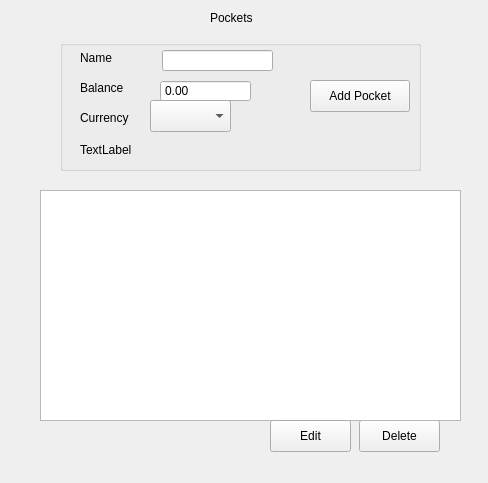
<?xml version="1.0" encoding="UTF-8"?>
<ui version="4.0">
 <class>PocketsWidget</class>
 <widget class="QWidget" name="PocketsWidget">
  <property name="geometry">
   <rect>
    <x>0</x>
    <y>0</y>
    <width>488</width>
    <height>483</height>
   </rect>
  </property>
  <property name="windowTitle">
   <string>Form</string>
  </property>
  <widget class="QLabel" name="label">
   <property name="geometry">
    <rect>
     <x>210</x>
     <y>10</y>
     <width>60</width>
     <height>16</height>
    </rect>
   </property>
   <property name="text">
    <string>Pockets</string>
   </property>
  </widget>
  <widget class="QPushButton" name="deleteButton">
   <property name="geometry">
    <rect>
     <x>359</x>
     <y>420</y>
     <width>81</width>
     <height>32</height>
    </rect>
   </property>
   <property name="text">
    <string>Delete</string>
   </property>
  </widget>
  <widget class="QTableWidget" name="pocketsTable">
   <property name="geometry">
    <rect>
     <x>40</x>
     <y>190</y>
     <width>421</width>
     <height>231</height>
    </rect>
   </property>
  </widget>
  <widget class="QPushButton" name="editButton">
   <property name="geometry">
    <rect>
     <x>270</x>
     <y>420</y>
     <width>81</width>
     <height>32</height>
    </rect>
   </property>
   <property name="text">
    <string>Edit</string>
   </property>
  </widget>
  <widget class="QGroupBox" name="groupBox">
   <property name="geometry">
    <rect>
     <x>60</x>
     <y>40</y>
     <width>361</width>
     <height>131</height>
    </rect>
   </property>
   <property name="title">
    <string/>
   </property>
   <widget class="QPushButton" name="addButton">
    <property name="geometry">
     <rect>
      <x>250</x>
      <y>40</y>
      <width>100</width>
      <height>32</height>
     </rect>
    </property>
    <property name="text">
     <string>Add Pocket</string>
    </property>
   </widget>
   <widget class="QComboBox" name="currencySelect">
    <property name="geometry">
     <rect>
      <x>90</x>
      <y>60</y>
      <width>81</width>
      <height>32</height>
     </rect>
    </property>
   </widget>
   <widget class="QLabel" name="label_4">
    <property name="geometry">
     <rect>
      <x>20</x>
      <y>70</y>
      <width>61</width>
      <height>16</height>
     </rect>
    </property>
    <property name="text">
     <string>Currency</string>
    </property>
   </widget>
   <widget class="QLabel" name="label_3">
    <property name="geometry">
     <rect>
      <x>20</x>
      <y>40</y>
      <width>58</width>
      <height>16</height>
     </rect>
    </property>
    <property name="text">
     <string>Balance</string>
    </property>
   </widget>
   <widget class="QLineEdit" name="nameInput">
    <property name="geometry">
     <rect>
      <x>102</x>
      <y>10</y>
      <width>111</width>
      <height>21</height>
     </rect>
    </property>
   </widget>
   <widget class="QDoubleSpinBox" name="balanceInput">
    <property name="geometry">
     <rect>
      <x>100</x>
      <y>40</y>
      <width>91</width>
      <height>22</height>
     </rect>
    </property>
    <property name="buttonSymbols">
     <enum>QAbstractSpinBox::ButtonSymbols::NoButtons</enum>
    </property>
   </widget>
   <widget class="QLabel" name="label_2">
    <property name="geometry">
     <rect>
      <x>20</x>
      <y>10</y>
      <width>58</width>
      <height>16</height>
     </rect>
    </property>
    <property name="text">
     <string>Name</string>
    </property>
   </widget>
   <widget class="QLabel" name="infoLabel">
    <property name="geometry">
     <rect>
      <x>20</x>
      <y>100</y>
      <width>311</width>
      <height>20</height>
     </rect>
    </property>
    <property name="text">
     <string>TextLabel</string>
    </property>
   </widget>
  </widget>
 </widget>
 <resources/>
 <connections/>
</ui>
